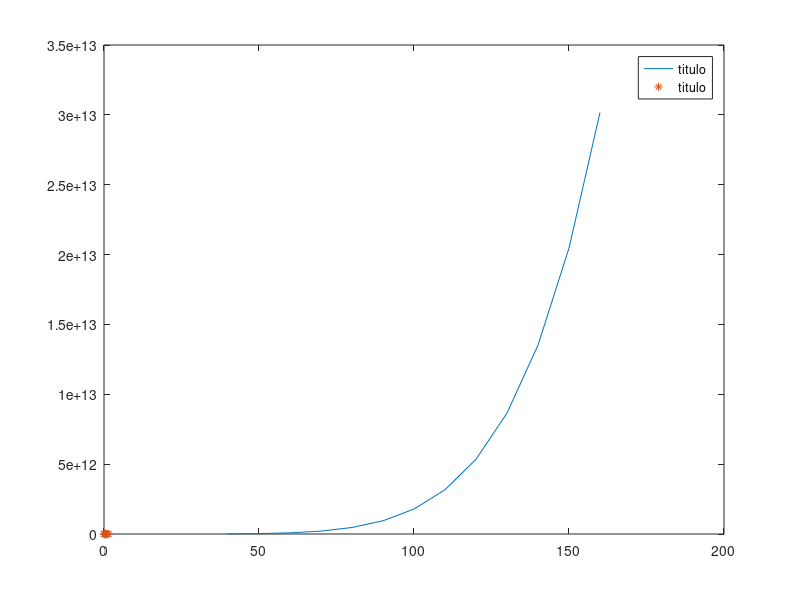

This figure's MATLAB source:
clc
clear
close("all");
% ------- APROXIMACION POLINOMILAL DE NEWTON ------

%--- DATOS ---

x=[0 0.1 0.3 0.5 0.8 1 1.5];
y=[1 1.0631 1.2097 1.3875 1.7232 2 2.91];


function f=fcuadrada(x,y,n)
  for i=1:length(x)-n
    fc(i)=(y(i+1)-y(i))./(x(i+n)-x(i));
  endfor
  f=[fc zeros(1,n)];
endfunction


fc(1,:)=fcuadrada(x,y,1)

for i=2:length(x)-1
  fc(i,:)= fcuadrada(x,fc(i-1,:),i); %fc2= fcuadrada(x,fc1,2)
endfor

fc';


%p=  y(1) + fc(1).*(t-x(1)) + fc2(1).*(t-x(1)).*(t-x(2))

%--- de aqui para abajo no esta bien
function [p,dif]= pol_newton(x,Xi,a)
  dif(1,:)=ones(length(x),1);
  for i=1:length(Xi)-1
      dif(i+1,:)=dif(i,:).*(x-Xi(i)); 
  endfor
  %dif
  a(end)=[];
  disp(Xi)
  disp(a)
  
  p=a*dif;
  %p=dif
endfunction

t=40:10:160;

a=[y(1) fc(1,:)];



[p dif]=pol_newton(t,x,a);
p


figure()
plot(t,p,"-;titulo;", x, y, "*;titulo;");




%dif(2,:).*(t-x(2))